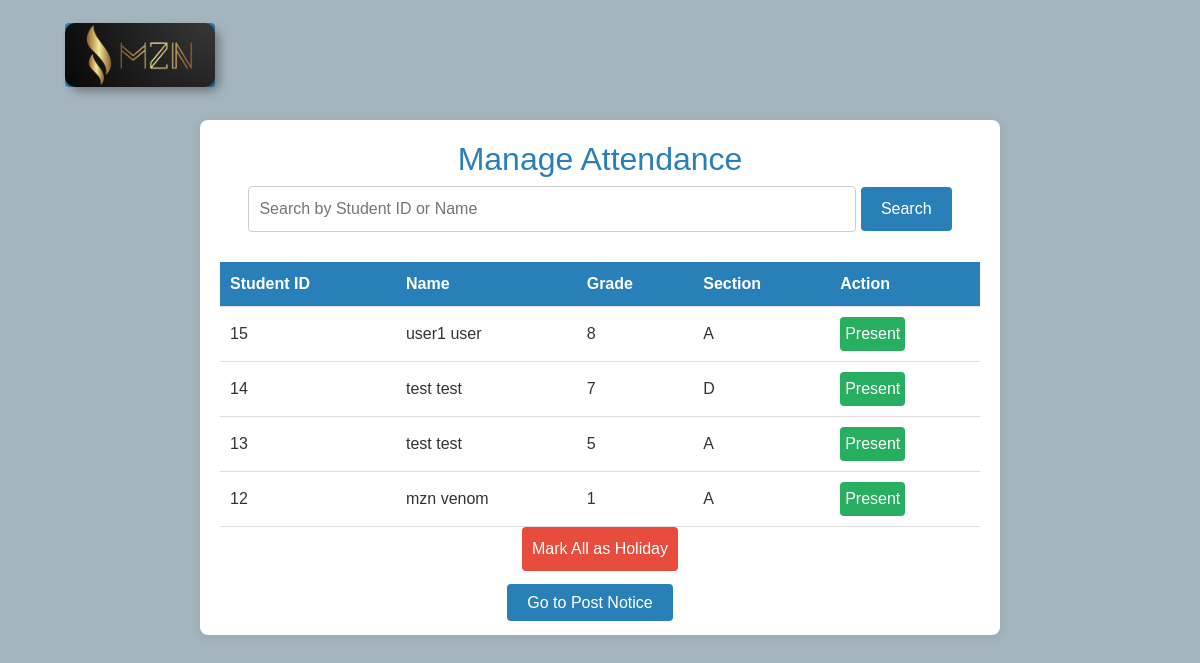
Page /admin/manage_attendance.php on the earlier database version.
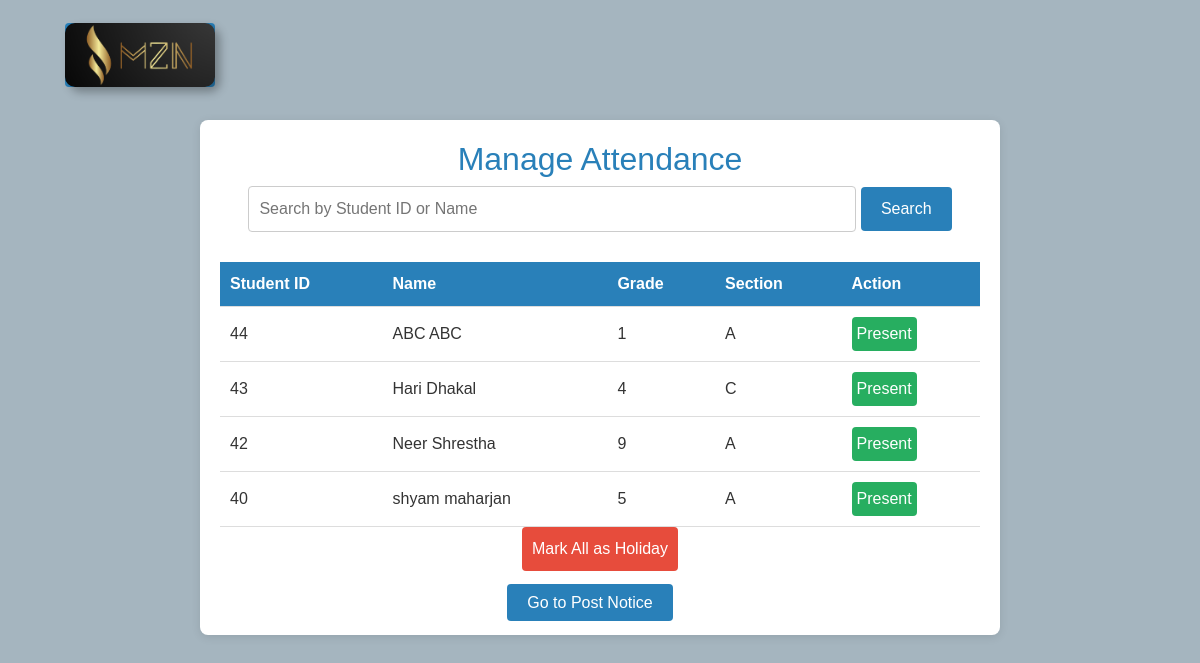
Same page on the later database version.
### tables this page shows
CREATE TABLE `student_details` (
  `sid` int NOT NULL,
  `first_name` varchar(100) NOT NULL,
  `last_name` varchar(100) NOT NULL,
  `address` text,
  `image` blob,
  `fathers_name` varchar(100) DEFAULT NULL,
  `mothers_name` varchar(100) DEFAULT NULL,
  `grade` varchar(50) DEFAULT NULL,
  `section` varchar(50) DEFAULT NULL,
  `gender` varchar(10) DEFAULT NULL,
  `dob` date NOT NULL,
  `mobileno` varchar(15) NOT NULL,
  `email` varchar(100) NOT NULL,
  `qr_code` varchar(255) DEFAULT NULL,
  `created_date` timestamp NULL DEFAULT CURRENT_TIMESTAMP
);

### admin/manage_attendance.php (the view, shortened to what this page needs)
<?php
$servername = "localhost";
$username = "root";
$password = "";
$dbname = "attendance_sys";
$conn = new mysqli($servername, $username, $password, $dbname);
$search_keyword = isset($_GET['search']) ? $_GET['search'] : '';
$query = "SELECT student_details.sid,
                 CONCAT(student_details.first_name, ' ', student_details.last_name) AS name,
                 student_details.grade,
                 student_details.section
          FROM student_details
          WHERE student_details.sid LIKE ? OR CONCAT(student_details.first_name, ' ', student_details.last_name) LIKE ?
          ORDER BY student_details.sid DESC LIMIT 5";
$search_param = "%$search_keyword%";
$stmt = $conn->prepare($query);
$stmt->bind_param("ss", $search_param, $search_param);
$stmt->execute();
$result = $stmt->get_result();
?>
<!DOCTYPE html>
<html lang="en">
<head>
    <?php include './header.php' ?>
</head>
<body>
    <div class="brand-container">
        <a class="logo-brand" href="./dashboard.php">
            <img class="logo" src="./images/logo.png" alt="logo" />
        </a>
    </div>
    <div class="container">
        <h2>Manage Attendance</h2>
        <form method="GET" action="manage_attendance.php" style="margin-bottom: 20px; text-align: center;">
            <input type="text" name="search" placeholder="Search by Student ID or Name"
                value="<?php echo htmlspecialchars($search_keyword); ?>" required>
            <button type="submit"
                style="background-color: #2980b9; color: white; padding: 10px 20px; border: none; border-radius: 4px; cursor: pointer;">Search</button>
        </form>
        <?php if ($result->num_rows > 0): ?>
            <table>
                <tr>
                    <th>Student ID</th>
                    <th>Name</th>
                    <th>Grade</th>
                    <th>Section</th>
                    <th>Action</th>
                </tr>
                <?php while ($row = $result->fetch_assoc()): ?>
                    <tr>
                        <td><?php echo $row['sid']; ?></td>
                        <td><?php echo $row['name']; ?></td>
                        <td><?php echo $row['grade']; ?></td>
                        <td><?php echo $row['section']; ?></td>
                        <td>
                            <form method="POST" action="manage_attendance.php" style="display:inline;">
                                <input type="submit" name="action" value="Present"
                                    style="background-color: #27ae60; color: white; padding: 5px; border: none; border-radius: 4px;">
                            </form>
                        </td>
                    </tr>
                <?php endwhile; ?>
            </table>
        <?php else: ?>
            <p style="text-align: center;">No students found.</p>
        <?php endif; ?>
        <div style="text-align: center; margin-bottom: 20px;">
            <form method="POST" action="manage_attendance.php">
                <input type="submit" value="Mark All as Holiday"
                    style="background-color: #e74c3c; color: white; padding: 10px; border: none; border-radius: 4px; cursor: pointer;">
            </form>
        </div>
        <div style="text-align: center;">
            <a href="post_notice.php"
                style="background-color: #2980b9; color: white; padding: 10px 20px; border-radius: 4px; text-decoration: none;">Go
                to Post Notice</a>
        </div>
    </div>
</body>
</html>

Differences in the rows shown:
removed student_details: sid "15", name "user1 user", grade "8", section "A"
removed student_details: sid "14", name "test test", grade "7", section "D"
removed student_details: sid "13", name "test test", grade "5", section "A"
removed student_details: sid "12", name "mzn venom", grade "1", section "A"
added student_details: sid "44", name "ABC ABC", grade "1", section "A"
added student_details: sid "43", name "Hari Dhakal", grade "4", section "C"
added student_details: sid "42", name "Neer Shrestha", grade "9", section "A"
added student_details: sid "40", name "shyam maharjan", grade "5", section "A"
